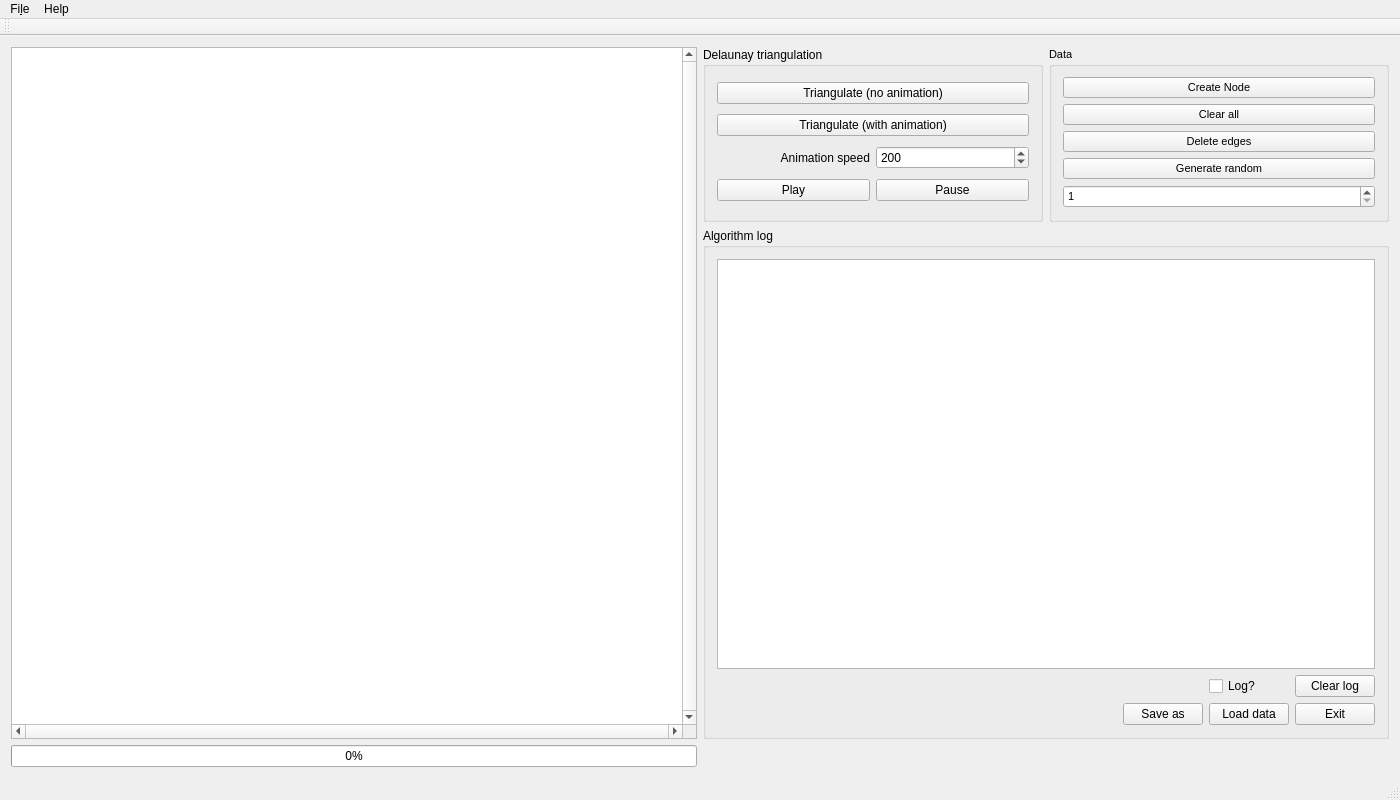
<?xml version="1.0" encoding="UTF-8"?>
<ui version="4.0">
 <class>MainWindow</class>
 <widget class="QMainWindow" name="MainWindow">
  <property name="geometry">
   <rect>
    <x>0</x>
    <y>0</y>
    <width>1400</width>
    <height>800</height>
   </rect>
  </property>
  <property name="windowTitle">
   <string>Delaunay triangulation visualisation</string>
  </property>
  <widget class="QWidget" name="centralWidget">
   <layout class="QGridLayout" name="gridLayout_5">
    <item row="0" column="0">
     <layout class="QGridLayout" name="gridLayout_4">
      <item row="0" column="0" rowspan="2">
       <widget class="MyGraphicsView" name="graphicsView">
        <property name="cursor" stdset="0">
         <cursorShape>OpenHandCursor</cursorShape>
        </property>
        <property name="verticalScrollBarPolicy">
         <enum>Qt::ScrollBarAlwaysOn</enum>
        </property>
        <property name="horizontalScrollBarPolicy">
         <enum>Qt::ScrollBarAlwaysOn</enum>
        </property>
        <property name="dragMode">
         <enum>QGraphicsView::ScrollHandDrag</enum>
        </property>
       </widget>
      </item>
      <item row="1" column="1">
       <widget class="QGroupBox" name="groupBox_3">
        <property name="title">
         <string>Algorithm log</string>
        </property>
        <layout class="QGridLayout" name="gridLayout_3">
         <item row="2" column="2">
          <widget class="QPushButton" name="bLoadData">
           <property name="text">
            <string>Load data</string>
           </property>
          </widget>
         </item>
         <item row="2" column="3">
          <widget class="QPushButton" name="bExit">
           <property name="text">
            <string>Exit</string>
           </property>
          </widget>
         </item>
         <item row="2" column="0">
          <spacer name="horizontalSpacer">
           <property name="orientation">
            <enum>Qt::Horizontal</enum>
           </property>
           <property name="sizeHint" stdset="0">
            <size>
             <width>40</width>
             <height>20</height>
            </size>
           </property>
          </spacer>
         </item>
         <item row="2" column="1">
          <widget class="QPushButton" name="bSaveAs">
           <property name="text">
            <string>Save as</string>
           </property>
          </widget>
         </item>
         <item row="0" column="0" colspan="4">
          <widget class="QTextBrowser" name="tbLog">
           <property name="sizeAdjustPolicy">
            <enum>QAbstractScrollArea::AdjustToContents</enum>
           </property>
          </widget>
         </item>
         <item row="1" column="3">
          <widget class="QPushButton" name="bClearLog">
           <property name="text">
            <string>Clear log</string>
           </property>
          </widget>
         </item>
         <item row="1" column="2">
          <widget class="QCheckBox" name="cbLogOn">
           <property name="text">
            <string>Log?</string>
           </property>
          </widget>
         </item>
        </layout>
       </widget>
      </item>
      <item row="0" column="1">
       <layout class="QHBoxLayout" name="horizontalLayout_5">
        <item>
         <widget class="QGroupBox" name="groupBox_2">
          <property name="title">
           <string>Delaunay triangulation</string>
          </property>
          <layout class="QGridLayout" name="gridLayout_2">
           <item row="1" column="0">
            <widget class="QPushButton" name="bPerformDelaunayAnimation">
             <property name="text">
              <string>Triangulate (with animation)</string>
             </property>
            </widget>
           </item>
           <item row="3" column="0">
            <layout class="QHBoxLayout" name="horizontalLayout">
             <item>
              <widget class="QPushButton" name="bPlay">
               <property name="text">
                <string>Play</string>
               </property>
              </widget>
             </item>
             <item>
              <widget class="QPushButton" name="bPause">
               <property name="text">
                <string>Pause</string>
               </property>
              </widget>
             </item>
            </layout>
           </item>
           <item row="0" column="0">
            <widget class="QPushButton" name="bPerformDelaunay">
             <property name="text">
              <string>Triangulate (no animation)</string>
             </property>
            </widget>
           </item>
           <item row="2" column="0">
            <layout class="QHBoxLayout" name="horizontalLayout_2">
             <item>
              <widget class="QLabel" name="label_3">
               <property name="layoutDirection">
                <enum>Qt::RightToLeft</enum>
               </property>
               <property name="text">
                <string>Animation speed</string>
               </property>
               <property name="alignment">
                <set>Qt::AlignRight|Qt::AlignTrailing|Qt::AlignVCenter</set>
               </property>
              </widget>
             </item>
             <item>
              <widget class="QSpinBox" name="sbAnimationSpeed">
               <property name="maximum">
                <number>5000</number>
               </property>
               <property name="value">
                <number>200</number>
               </property>
              </widget>
             </item>
            </layout>
           </item>
          </layout>
         </widget>
        </item>
        <item>
         <widget class="QGroupBox" name="groupBox">
          <property name="font">
           <font>
            <pointsize>8</pointsize>
           </font>
          </property>
          <property name="title">
           <string>Data</string>
          </property>
          <layout class="QGridLayout" name="gridLayout">
           <item row="2" column="0">
            <widget class="QPushButton" name="bClearEdges">
             <property name="text">
              <string>Delete edges</string>
             </property>
            </widget>
           </item>
           <item row="1" column="0">
            <widget class="QPushButton" name="bClearGraphicsView">
             <property name="text">
              <string>Clear all</string>
             </property>
            </widget>
           </item>
           <item row="0" column="0">
            <widget class="QPushButton" name="bCreateNode">
             <property name="text">
              <string>Create Node</string>
             </property>
            </widget>
           </item>
           <item row="3" column="0">
            <widget class="QPushButton" name="bGenerateRandom">
             <property name="text">
              <string>Generate random</string>
             </property>
            </widget>
           </item>
           <item row="4" column="0">
            <widget class="QSpinBox" name="sbNumNodes">
             <property name="minimum">
              <number>1</number>
             </property>
             <property name="maximum">
              <number>1000</number>
             </property>
            </widget>
           </item>
          </layout>
         </widget>
        </item>
       </layout>
      </item>
      <item row="2" column="0">
       <widget class="QProgressBar" name="progressBarAlgoStatus">
        <property name="value">
         <number>0</number>
        </property>
       </widget>
      </item>
     </layout>
    </item>
   </layout>
  </widget>
  <widget class="QMenuBar" name="menuBar">
   <property name="geometry">
    <rect>
     <x>0</x>
     <y>0</y>
     <width>1400</width>
     <height>17</height>
    </rect>
   </property>
   <widget class="QMenu" name="menuFile">
    <property name="title">
     <string>Fi&amp;le</string>
    </property>
    <addaction name="actionNew"/>
    <addaction name="actionLoad"/>
    <addaction name="actionSave_as"/>
    <addaction name="actionExit"/>
   </widget>
   <widget class="QMenu" name="menuHelp">
    <property name="title">
     <string>Help</string>
    </property>
    <addaction name="actionHelp_window"/>
    <addaction name="separator"/>
    <addaction name="actionAbout"/>
    <addaction name="actionAbout_algorithm"/>
   </widget>
   <addaction name="menuFile"/>
   <addaction name="menuHelp"/>
  </widget>
  <widget class="QToolBar" name="mainToolBar">
   <attribute name="toolBarArea">
    <enum>TopToolBarArea</enum>
   </attribute>
   <attribute name="toolBarBreak">
    <bool>false</bool>
   </attribute>
  </widget>
  <widget class="QStatusBar" name="statusBar"/>
  <action name="actionNew">
   <property name="icon">
    <iconset resource="resources.qrc">
     <normaloff>:/icons/resources/filenew.png</normaloff>:/icons/resources/filenew.png</iconset>
   </property>
   <property name="text">
    <string>&amp;New</string>
   </property>
   <property name="shortcut">
    <string>Ctrl+N</string>
   </property>
  </action>
  <action name="actionLoad">
   <property name="icon">
    <iconset resource="resources.qrc">
     <normaloff>:/icons/resources/fileopen.png</normaloff>:/icons/resources/fileopen.png</iconset>
   </property>
   <property name="text">
    <string>&amp;Load</string>
   </property>
   <property name="shortcut">
    <string>Ctrl+O</string>
   </property>
  </action>
  <action name="actionHelp_window">
   <property name="text">
    <string>&amp;Help window</string>
   </property>
  </action>
  <action name="actionAbout">
   <property name="text">
    <string>&amp;About application</string>
   </property>
  </action>
  <action name="actionExit">
   <property name="text">
    <string>&amp;Exit</string>
   </property>
   <property name="shortcut">
    <string>Ctrl+Q</string>
   </property>
  </action>
  <action name="actionSave_as">
   <property name="icon">
    <iconset resource="resources.qrc">
     <normaloff>:/icons/resources/filesave.png</normaloff>:/icons/resources/filesave.png</iconset>
   </property>
   <property name="text">
    <string>&amp;Save as</string>
   </property>
   <property name="shortcut">
    <string>Ctrl+S</string>
   </property>
  </action>
  <action name="actionAbout_algorithm">
   <property name="text">
    <string>A&amp;bout algorithm</string>
   </property>
  </action>
 </widget>
 <layoutdefault spacing="6" margin="11"/>
 <customwidgets>
  <customwidget>
   <class>MyGraphicsView</class>
   <extends>QGraphicsView</extends>
   <header>MyGraphicsView.hpp</header>
  </customwidget>
 </customwidgets>
 <resources>
  <include location="resources.qrc"/>
 </resources>
 <connections>
  <connection>
   <sender>actionExit</sender>
   <signal>triggered()</signal>
   <receiver>MainWindow</receiver>
   <slot>close()</slot>
   <hints>
    <hint type="sourcelabel">
     <x>-1</x>
     <y>-1</y>
    </hint>
    <hint type="destinationlabel">
     <x>478</x>
     <y>345</y>
    </hint>
   </hints>
  </connection>
  <connection>
   <sender>bLoadData</sender>
   <signal>clicked()</signal>
   <receiver>MainWindow</receiver>
   <slot>loadData()</slot>
   <hints>
    <hint type="sourcelabel">
     <x>1291</x>
     <y>729</y>
    </hint>
    <hint type="destinationlabel">
     <x>237</x>
     <y>667</y>
    </hint>
   </hints>
  </connection>
  <connection>
   <sender>actionAbout</sender>
   <signal>triggered()</signal>
   <receiver>MainWindow</receiver>
   <slot>showAboutWindow()</slot>
   <hints>
    <hint type="sourcelabel">
     <x>-1</x>
     <y>-1</y>
    </hint>
    <hint type="destinationlabel">
     <x>478</x>
     <y>345</y>
    </hint>
   </hints>
  </connection>
  <connection>
   <sender>actionHelp_window</sender>
   <signal>triggered()</signal>
   <receiver>MainWindow</receiver>
   <slot>showHelpWindow()</slot>
   <hints>
    <hint type="sourcelabel">
     <x>-1</x>
     <y>-1</y>
    </hint>
    <hint type="destinationlabel">
     <x>478</x>
     <y>345</y>
    </hint>
   </hints>
  </connection>
  <connection>
   <sender>actionSave_as</sender>
   <signal>triggered()</signal>
   <receiver>MainWindow</receiver>
   <slot>saveData()</slot>
   <hints>
    <hint type="sourcelabel">
     <x>-1</x>
     <y>-1</y>
    </hint>
    <hint type="destinationlabel">
     <x>491</x>
     <y>306</y>
    </hint>
   </hints>
  </connection>
  <connection>
   <sender>actionLoad</sender>
   <signal>triggered()</signal>
   <receiver>MainWindow</receiver>
   <slot>loadData()</slot>
   <hints>
    <hint type="sourcelabel">
     <x>-1</x>
     <y>-1</y>
    </hint>
    <hint type="destinationlabel">
     <x>491</x>
     <y>306</y>
    </hint>
   </hints>
  </connection>
  <connection>
   <sender>bSaveAs</sender>
   <signal>clicked()</signal>
   <receiver>MainWindow</receiver>
   <slot>saveData()</slot>
   <hints>
    <hint type="sourcelabel">
     <x>1205</x>
     <y>729</y>
    </hint>
    <hint type="destinationlabel">
     <x>491</x>
     <y>306</y>
    </hint>
   </hints>
  </connection>
  <connection>
   <sender>actionAbout_algorithm</sender>
   <signal>triggered()</signal>
   <receiver>MainWindow</receiver>
   <slot>showAboutAlgorithmWindow()</slot>
   <hints>
    <hint type="sourcelabel">
     <x>-1</x>
     <y>-1</y>
    </hint>
    <hint type="destinationlabel">
     <x>699</x>
     <y>399</y>
    </hint>
   </hints>
  </connection>
 </connections>
 <slots>
  <slot>loadData()</slot>
  <slot>showAboutWindow()</slot>
  <slot>showHelpWindow()</slot>
  <slot>saveData()</slot>
  <slot>showAboutAlgorithmWindow()</slot>
 </slots>
</ui>
